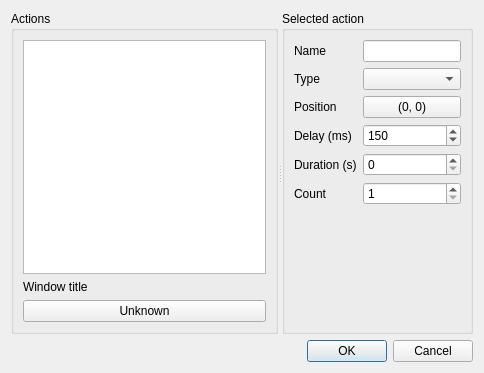
<?xml version="1.0" encoding="UTF-8"?>
<ui version="4.0">
 <class>EditScriptDialog</class>
 <widget class="QDialog" name="EditScriptDialog">
  <property name="geometry">
   <rect>
    <x>0</x>
    <y>0</y>
    <width>484</width>
    <height>373</height>
   </rect>
  </property>
  <property name="windowTitle">
   <string>Dialog</string>
  </property>
  <layout class="QVBoxLayout" name="verticalLayout_2">
   <item>
    <widget class="QSplitter" name="splitter">
     <property name="orientation">
      <enum>Qt::Horizontal</enum>
     </property>
     <widget class="QGroupBox" name="ActionsGroupBox">
      <property name="title">
       <string>Actions</string>
      </property>
      <layout class="QVBoxLayout" name="verticalLayout">
       <item>
        <widget class="QListView" name="spotsListView">
         <property name="acceptDrops">
          <bool>true</bool>
         </property>
         <property name="toolTip">
          <string>Press &lt;Ins&gt; or &lt;Del&gt; to add or remove a spot.</string>
         </property>
         <property name="editTriggers">
          <set>QAbstractItemView::NoEditTriggers</set>
         </property>
         <property name="dragEnabled">
          <bool>true</bool>
         </property>
         <property name="dragDropMode">
          <enum>QAbstractItemView::DragDrop</enum>
         </property>
         <property name="defaultDropAction">
          <enum>Qt::MoveAction</enum>
         </property>
         <property name="selectionBehavior">
          <enum>QAbstractItemView::SelectRows</enum>
         </property>
         <property name="movement">
          <enum>QListView::Free</enum>
         </property>
        </widget>
       </item>
       <item>
        <widget class="QLabel" name="windowTitleLabel">
         <property name="text">
          <string>Window title</string>
         </property>
        </widget>
       </item>
       <item>
        <widget class="QPushButton" name="windowTitlePushButton">
         <property name="text">
          <string>Unknown</string>
         </property>
        </widget>
       </item>
      </layout>
     </widget>
     <widget class="QGroupBox" name="actionGroupBox">
      <property name="title">
       <string>Selected action</string>
      </property>
      <layout class="QFormLayout" name="formLayout">
       <item row="0" column="0">
        <widget class="QLabel" name="nameLabel">
         <property name="text">
          <string>Name</string>
         </property>
         <property name="buddy">
          <cstring>nameLineEdit</cstring>
         </property>
        </widget>
       </item>
       <item row="0" column="1">
        <widget class="QLineEdit" name="nameLineEdit"/>
       </item>
       <item row="2" column="0">
        <widget class="QLabel" name="positionLabel">
         <property name="text">
          <string>Position</string>
         </property>
         <property name="buddy">
          <cstring>positionPushButton</cstring>
         </property>
        </widget>
       </item>
       <item row="2" column="1">
        <widget class="QPushButton" name="positionPushButton">
         <property name="text">
          <string>(0, 0)</string>
         </property>
        </widget>
       </item>
       <item row="3" column="0">
        <widget class="QLabel" name="delayLabel">
         <property name="text">
          <string>Delay (ms)</string>
         </property>
         <property name="buddy">
          <cstring>delaySpinBox</cstring>
         </property>
        </widget>
       </item>
       <item row="3" column="1">
        <widget class="QSpinBox" name="delaySpinBox">
         <property name="minimum">
          <number>1</number>
         </property>
         <property name="maximum">
          <number>1000000</number>
         </property>
         <property name="singleStep">
          <number>10</number>
         </property>
         <property name="value">
          <number>150</number>
         </property>
        </widget>
       </item>
       <item row="4" column="0">
        <widget class="QLabel" name="durationLabel">
         <property name="text">
          <string>Duration (s)</string>
         </property>
        </widget>
       </item>
       <item row="4" column="1">
        <widget class="QSpinBox" name="durationSpinBox"/>
       </item>
       <item row="1" column="0">
        <widget class="QLabel" name="typeLabel">
         <property name="text">
          <string>Type</string>
         </property>
        </widget>
       </item>
       <item row="5" column="0">
        <widget class="QLabel" name="countLabel">
         <property name="text">
          <string>Count</string>
         </property>
        </widget>
       </item>
       <item row="5" column="1">
        <widget class="QSpinBox" name="countSpinBox">
         <property name="minimum">
          <number>1</number>
         </property>
        </widget>
       </item>
       <item row="1" column="1">
        <widget class="QComboBox" name="typeComboBox"/>
       </item>
      </layout>
     </widget>
    </widget>
   </item>
   <item>
    <widget class="QDialogButtonBox" name="buttonBox">
     <property name="orientation">
      <enum>Qt::Horizontal</enum>
     </property>
     <property name="standardButtons">
      <set>QDialogButtonBox::Cancel|QDialogButtonBox::Ok</set>
     </property>
    </widget>
   </item>
  </layout>
 </widget>
 <resources/>
 <connections>
  <connection>
   <sender>buttonBox</sender>
   <signal>accepted()</signal>
   <receiver>EditScriptDialog</receiver>
   <slot>accept()</slot>
   <hints>
    <hint type="sourcelabel">
     <x>248</x>
     <y>254</y>
    </hint>
    <hint type="destinationlabel">
     <x>157</x>
     <y>274</y>
    </hint>
   </hints>
  </connection>
  <connection>
   <sender>buttonBox</sender>
   <signal>rejected()</signal>
   <receiver>EditScriptDialog</receiver>
   <slot>reject()</slot>
   <hints>
    <hint type="sourcelabel">
     <x>316</x>
     <y>260</y>
    </hint>
    <hint type="destinationlabel">
     <x>286</x>
     <y>274</y>
    </hint>
   </hints>
  </connection>
 </connections>
</ui>
